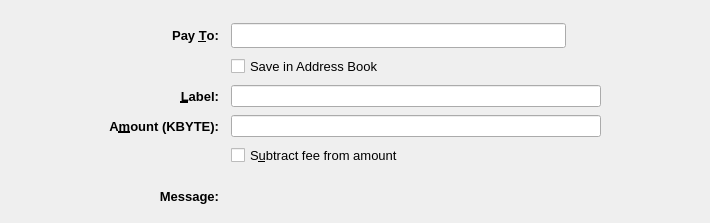
<?xml version="1.0" encoding="UTF-8"?>
<ui version="4.0">
 <class>SendCoinsEntry</class>
 <widget class="QStackedWidget" name="SendCoinsEntry">
  <property name="geometry">
   <rect>
    <x>0</x>
    <y>0</y>
    <width>710</width>
    <height>223</height>
   </rect>
  </property>
  <property name="focusPolicy">
   <enum>Qt::TabFocus</enum>
  </property>
  <property name="autoFillBackground">
   <bool>false</bool>
  </property>
  <property name="styleSheet">
   <string notr="true"/>
  </property>
  <property name="currentIndex">
   <number>0</number>
  </property>
  <widget class="QFrame" name="SendCoins">
   <property name="toolTip">
    <string>This is a normal payment.</string>
   </property>
   <property name="frameShape">
    <enum>QFrame::NoFrame</enum>
   </property>
   <layout class="QGridLayout" name="gridLayout">
    <property name="topMargin">
     <number>8</number>
    </property>
    <property name="bottomMargin">
     <number>4</number>
    </property>
    <property name="horizontalSpacing">
     <number>12</number>
    </property>
    <property name="verticalSpacing">
     <number>8</number>
    </property>
    <item row="1" column="0">
     <spacer name="horizontalSpacer">
      <property name="orientation">
       <enum>Qt::Horizontal</enum>
      </property>
      <property name="sizeType">
       <enum>QSizePolicy::Maximum</enum>
      </property>
      <property name="sizeHint" stdset="0">
       <size>
        <width>100</width>
        <height>20</height>
       </size>
      </property>
     </spacer>
    </item>
    <item row="3" column="2">
     <widget class="QLineEdit" name="addAsLabel">
      <property name="sizePolicy">
       <sizepolicy hsizetype="Expanding" vsizetype="Expanding">
        <horstretch>0</horstretch>
        <verstretch>0</verstretch>
       </sizepolicy>
      </property>
      <property name="toolTip">
       <string>Enter a label for this address to add it to the list of used addresses</string>
      </property>
      <property name="styleSheet">
       <string notr="true"/>
      </property>
     </widget>
    </item>
    <item row="0" column="2">
     <spacer name="verticalSpacer">
      <property name="orientation">
       <enum>Qt::Vertical</enum>
      </property>
      <property name="sizeHint" stdset="0">
       <size>
        <width>20</width>
        <height>40</height>
       </size>
      </property>
     </spacer>
    </item>
    <item row="1" column="3">
     <spacer name="horizontalSpacer_2">
      <property name="orientation">
       <enum>Qt::Horizontal</enum>
      </property>
      <property name="sizeType">
       <enum>QSizePolicy::Maximum</enum>
      </property>
      <property name="sizeHint" stdset="0">
       <size>
        <width>100</width>
        <height>20</height>
       </size>
      </property>
     </spacer>
    </item>
    <item row="12" column="2">
     <widget class="QLabel" name="messageTextLabel">
      <property name="toolTip">
       <string>A message that was attached to the kazubyte: URI which will be stored with the transaction for your reference. Note: This message will not be sent over the KazuByte network.</string>
      </property>
      <property name="styleSheet">
       <string notr="true"/>
      </property>
      <property name="textFormat">
       <enum>Qt::PlainText</enum>
      </property>
     </widget>
    </item>
    <item row="1" column="1">
     <widget class="QLabel" name="payToLabel">
      <property name="font">
       <font>
        <pointsize>10</pointsize>
        <weight>75</weight>
        <bold>true</bold>
       </font>
      </property>
      <property name="text">
       <string>Pay &amp;To:</string>
      </property>
      <property name="alignment">
       <set>Qt::AlignRight|Qt::AlignTrailing|Qt::AlignVCenter</set>
      </property>
      <property name="buddy">
       <cstring>payTo</cstring>
      </property>
     </widget>
    </item>
    <item row="12" column="1">
     <widget class="QLabel" name="messageLabel">
      <property name="font">
       <font>
        <pointsize>10</pointsize>
        <weight>75</weight>
        <bold>true</bold>
       </font>
      </property>
      <property name="text">
       <string>Message:</string>
      </property>
      <property name="alignment">
       <set>Qt::AlignRight|Qt::AlignTrailing|Qt::AlignVCenter</set>
      </property>
     </widget>
    </item>
    <item row="6" column="2">
     <layout class="QHBoxLayout" name="horizontalLayoutAmount" stretch="0">
      <item>
       <widget class="KazuByteAmountField" name="payAmount">
        <property name="sizePolicy">
         <sizepolicy hsizetype="Expanding" vsizetype="Expanding">
          <horstretch>0</horstretch>
          <verstretch>0</verstretch>
         </sizepolicy>
        </property>
        <property name="styleSheet">
         <string notr="true"/>
        </property>
       </widget>
      </item>
     </layout>
    </item>
    <item row="3" column="1">
     <widget class="QLabel" name="labellLabel">
      <property name="font">
       <font>
        <pointsize>10</pointsize>
        <weight>75</weight>
        <bold>true</bold>
       </font>
      </property>
      <property name="text">
       <string>&amp;Label:</string>
      </property>
      <property name="alignment">
       <set>Qt::AlignRight|Qt::AlignTrailing|Qt::AlignVCenter</set>
      </property>
      <property name="buddy">
       <cstring>addAsLabel</cstring>
      </property>
     </widget>
    </item>
    <item row="1" column="2">
     <layout class="QHBoxLayout" name="payToLayout">
      <property name="spacing">
       <number>0</number>
      </property>
      <item>
       <widget class="QValidatedLineEdit" name="payTo">
        <property name="sizePolicy">
         <sizepolicy hsizetype="Expanding" vsizetype="Expanding">
          <horstretch>0</horstretch>
          <verstretch>0</verstretch>
         </sizepolicy>
        </property>
        <property name="toolTip">
         <string>The KazuByte address to send the payment to</string>
        </property>
        <property name="styleSheet">
         <string notr="true"/>
        </property>
       </widget>
      </item>
      <item>
       <widget class="QToolButton" name="addressBookButton">
        <property name="toolTip">
         <string notr="true"/>
        </property>
        <property name="styleSheet">
         <string notr="true">border:0;background:transparent</string>
        </property>
        <property name="text">
         <string/>
        </property>
        <property name="icon">
         <iconset resource="../kazubyte.qrc">
          <normaloff>:/icons/address-book</normaloff>:/icons/address-book</iconset>
        </property>
        <property name="iconSize">
         <size>
          <width>22</width>
          <height>22</height>
         </size>
        </property>
        <property name="shortcut">
         <string>Alt+A</string>
        </property>
       </widget>
      </item>
      <item>
       <spacer name="horizontalSpacer_3">
        <property name="orientation">
         <enum>Qt::Horizontal</enum>
        </property>
        <property name="sizeType">
         <enum>QSizePolicy::Maximum</enum>
        </property>
        <property name="sizeHint" stdset="0">
         <size>
          <width>10</width>
          <height>20</height>
         </size>
        </property>
       </spacer>
      </item>
     </layout>
    </item>
    <item row="10" column="2">
     <spacer name="verticalSpacer_3">
      <property name="orientation">
       <enum>Qt::Vertical</enum>
      </property>
      <property name="sizeHint" stdset="0">
       <size>
        <width>20</width>
        <height>40</height>
       </size>
      </property>
     </spacer>
    </item>
    <item row="2" column="2">
     <widget class="QCheckBox" name="addressBookCheckBox">
      <property name="font">
       <font>
        <pointsize>10</pointsize>
       </font>
      </property>
      <property name="text">
       <string>Save in Address Book</string>
      </property>
     </widget>
    </item>
    <item row="6" column="1">
     <widget class="QLabel" name="amountLabel">
      <property name="font">
       <font>
        <pointsize>10</pointsize>
        <weight>75</weight>
        <bold>true</bold>
       </font>
      </property>
      <property name="text">
       <string>A&amp;mount (KBYTE):</string>
      </property>
      <property name="alignment">
       <set>Qt::AlignRight|Qt::AlignTrailing|Qt::AlignVCenter</set>
      </property>
      <property name="buddy">
       <cstring>payAmount</cstring>
      </property>
     </widget>
    </item>
    <item row="13" column="2">
     <spacer name="verticalSpacer_2">
      <property name="orientation">
       <enum>Qt::Vertical</enum>
      </property>
      <property name="sizeHint" stdset="0">
       <size>
        <width>20</width>
        <height>40</height>
       </size>
      </property>
     </spacer>
    </item>
    <item row="7" column="2">
     <widget class="QCheckBox" name="checkboxSubtractFeeFromAmount">
      <property name="font">
       <font>
        <pointsize>10</pointsize>
       </font>
      </property>
      <property name="toolTip">
       <string>The fee will be deducted from the amount being sent. The recipient will receive less kazubytes than you enter in the amount field. If multiple recipients are selected, the fee is split equally.</string>
      </property>
      <property name="text">
       <string>S&amp;ubtract fee from amount</string>
      </property>
     </widget>
    </item>
   </layout>
  </widget>
  <widget class="QFrame" name="SendCoins_UnauthenticatedPaymentRequest">
   <property name="palette">
    <palette>
     <active>
      <colorrole role="WindowText">
       <brush brushstyle="SolidPattern">
        <color alpha="255">
         <red>0</red>
         <green>0</green>
         <blue>0</blue>
        </color>
       </brush>
      </colorrole>
      <colorrole role="Button">
       <brush brushstyle="SolidPattern">
        <color alpha="255">
         <red>239</red>
         <green>241</green>
         <blue>244</blue>
        </color>
       </brush>
      </colorrole>
      <colorrole role="Light">
       <brush brushstyle="SolidPattern">
        <color alpha="255">
         <red>255</red>
         <green>255</green>
         <blue>255</blue>
        </color>
       </brush>
      </colorrole>
      <colorrole role="Midlight">
       <brush brushstyle="SolidPattern">
        <color alpha="255">
         <red>255</red>
         <green>255</green>
         <blue>191</blue>
        </color>
       </brush>
      </colorrole>
      <colorrole role="Dark">
       <brush brushstyle="SolidPattern">
        <color alpha="255">
         <red>127</red>
         <green>127</green>
         <blue>63</blue>
        </color>
       </brush>
      </colorrole>
      <colorrole role="Mid">
       <brush brushstyle="SolidPattern">
        <color alpha="255">
         <red>170</red>
         <green>170</green>
         <blue>84</blue>
        </color>
       </brush>
      </colorrole>
      <colorrole role="Text">
       <brush brushstyle="SolidPattern">
        <color alpha="255">
         <red>0</red>
         <green>0</green>
         <blue>0</blue>
        </color>
       </brush>
      </colorrole>
      <colorrole role="BrightText">
       <brush brushstyle="SolidPattern">
        <color alpha="255">
         <red>255</red>
         <green>255</green>
         <blue>255</blue>
        </color>
       </brush>
      </colorrole>
      <colorrole role="ButtonText">
       <brush brushstyle="SolidPattern">
        <color alpha="255">
         <red>0</red>
         <green>0</green>
         <blue>0</blue>
        </color>
       </brush>
      </colorrole>
      <colorrole role="Base">
       <brush brushstyle="SolidPattern">
        <color alpha="255">
         <red>239</red>
         <green>241</green>
         <blue>244</blue>
        </color>
       </brush>
      </colorrole>
      <colorrole role="Window">
       <brush brushstyle="SolidPattern">
        <color alpha="255">
         <red>239</red>
         <green>241</green>
         <blue>244</blue>
        </color>
       </brush>
      </colorrole>
      <colorrole role="Shadow">
       <brush brushstyle="SolidPattern">
        <color alpha="255">
         <red>0</red>
         <green>0</green>
         <blue>0</blue>
        </color>
       </brush>
      </colorrole>
      <colorrole role="AlternateBase">
       <brush brushstyle="SolidPattern">
        <color alpha="255">
         <red>255</red>
         <green>255</green>
         <blue>191</blue>
        </color>
       </brush>
      </colorrole>
      <colorrole role="ToolTipBase">
       <brush brushstyle="SolidPattern">
        <color alpha="255">
         <red>255</red>
         <green>255</green>
         <blue>220</blue>
        </color>
       </brush>
      </colorrole>
      <colorrole role="ToolTipText">
       <brush brushstyle="SolidPattern">
        <color alpha="255">
         <red>0</red>
         <green>0</green>
         <blue>0</blue>
        </color>
       </brush>
      </colorrole>
     </active>
     <inactive>
      <colorrole role="WindowText">
       <brush brushstyle="SolidPattern">
        <color alpha="255">
         <red>0</red>
         <green>0</green>
         <blue>0</blue>
        </color>
       </brush>
      </colorrole>
      <colorrole role="Button">
       <brush brushstyle="SolidPattern">
        <color alpha="255">
         <red>239</red>
         <green>241</green>
         <blue>244</blue>
        </color>
       </brush>
      </colorrole>
      <colorrole role="Light">
       <brush brushstyle="SolidPattern">
        <color alpha="255">
         <red>255</red>
         <green>255</green>
         <blue>255</blue>
        </color>
       </brush>
      </colorrole>
      <colorrole role="Midlight">
       <brush brushstyle="SolidPattern">
        <color alpha="255">
         <red>255</red>
         <green>255</green>
         <blue>191</blue>
        </color>
       </brush>
      </colorrole>
      <colorrole role="Dark">
       <brush brushstyle="SolidPattern">
        <color alpha="255">
         <red>127</red>
         <green>127</green>
         <blue>63</blue>
        </color>
       </brush>
      </colorrole>
      <colorrole role="Mid">
       <brush brushstyle="SolidPattern">
        <color alpha="255">
         <red>170</red>
         <green>170</green>
         <blue>84</blue>
        </color>
       </brush>
      </colorrole>
      <colorrole role="Text">
       <brush brushstyle="SolidPattern">
        <color alpha="255">
         <red>0</red>
         <green>0</green>
         <blue>0</blue>
        </color>
       </brush>
      </colorrole>
      <colorrole role="BrightText">
       <brush brushstyle="SolidPattern">
        <color alpha="255">
         <red>255</red>
         <green>255</green>
         <blue>255</blue>
        </color>
       </brush>
      </colorrole>
      <colorrole role="ButtonText">
       <brush brushstyle="SolidPattern">
        <color alpha="255">
         <red>0</red>
         <green>0</green>
         <blue>0</blue>
        </color>
       </brush>
      </colorrole>
      <colorrole role="Base">
       <brush brushstyle="SolidPattern">
        <color alpha="255">
         <red>239</red>
         <green>241</green>
         <blue>244</blue>
        </color>
       </brush>
      </colorrole>
      <colorrole role="Window">
       <brush brushstyle="SolidPattern">
        <color alpha="255">
         <red>239</red>
         <green>241</green>
         <blue>244</blue>
        </color>
       </brush>
      </colorrole>
      <colorrole role="Shadow">
       <brush brushstyle="SolidPattern">
        <color alpha="255">
         <red>0</red>
         <green>0</green>
         <blue>0</blue>
        </color>
       </brush>
      </colorrole>
      <colorrole role="AlternateBase">
       <brush brushstyle="SolidPattern">
        <color alpha="255">
         <red>255</red>
         <green>255</green>
         <blue>191</blue>
        </color>
       </brush>
      </colorrole>
      <colorrole role="ToolTipBase">
       <brush brushstyle="SolidPattern">
        <color alpha="255">
         <red>255</red>
         <green>255</green>
         <blue>220</blue>
        </color>
       </brush>
      </colorrole>
      <colorrole role="ToolTipText">
       <brush brushstyle="SolidPattern">
        <color alpha="255">
         <red>0</red>
         <green>0</green>
         <blue>0</blue>
        </color>
       </brush>
      </colorrole>
     </inactive>
     <disabled>
      <colorrole role="WindowText">
       <brush brushstyle="SolidPattern">
        <color alpha="255">
         <red>127</red>
         <green>127</green>
         <blue>63</blue>
        </color>
       </brush>
      </colorrole>
      <colorrole role="Button">
       <brush brushstyle="SolidPattern">
        <color alpha="255">
         <red>239</red>
         <green>241</green>
         <blue>244</blue>
        </color>
       </brush>
      </colorrole>
      <colorrole role="Light">
       <brush brushstyle="SolidPattern">
        <color alpha="255">
         <red>255</red>
         <green>255</green>
         <blue>255</blue>
        </color>
       </brush>
      </colorrole>
      <colorrole role="Midlight">
       <brush brushstyle="SolidPattern">
        <color alpha="255">
         <red>255</red>
         <green>255</green>
         <blue>191</blue>
        </color>
       </brush>
      </colorrole>
      <colorrole role="Dark">
       <brush brushstyle="SolidPattern">
        <color alpha="255">
         <red>127</red>
         <green>127</green>
         <blue>63</blue>
        </color>
       </brush>
      </colorrole>
      <colorrole role="Mid">
       <brush brushstyle="SolidPattern">
        <color alpha="255">
         <red>170</red>
         <green>170</green>
         <blue>84</blue>
        </color>
       </brush>
      </colorrole>
      <colorrole role="Text">
       <brush brushstyle="SolidPattern">
        <color alpha="255">
         <red>127</red>
         <green>127</green>
         <blue>63</blue>
        </color>
       </brush>
      </colorrole>
      <colorrole role="BrightText">
       <brush brushstyle="SolidPattern">
        <color alpha="255">
         <red>255</red>
         <green>255</green>
         <blue>255</blue>
        </color>
       </brush>
      </colorrole>
      <colorrole role="ButtonText">
       <brush brushstyle="SolidPattern">
        <color alpha="255">
         <red>127</red>
         <green>127</green>
         <blue>63</blue>
        </color>
       </brush>
      </colorrole>
      <colorrole role="Base">
       <brush brushstyle="SolidPattern">
        <color alpha="255">
         <red>239</red>
         <green>241</green>
         <blue>244</blue>
        </color>
       </brush>
      </colorrole>
      <colorrole role="Window">
       <brush brushstyle="SolidPattern">
        <color alpha="255">
         <red>239</red>
         <green>241</green>
         <blue>244</blue>
        </color>
       </brush>
      </colorrole>
      <colorrole role="Shadow">
       <brush brushstyle="SolidPattern">
        <color alpha="255">
         <red>0</red>
         <green>0</green>
         <blue>0</blue>
        </color>
       </brush>
      </colorrole>
      <colorrole role="AlternateBase">
       <brush brushstyle="SolidPattern">
        <color alpha="255">
         <red>255</red>
         <green>255</green>
         <blue>127</blue>
        </color>
       </brush>
      </colorrole>
      <colorrole role="ToolTipBase">
       <brush brushstyle="SolidPattern">
        <color alpha="255">
         <red>255</red>
         <green>255</green>
         <blue>220</blue>
        </color>
       </brush>
      </colorrole>
      <colorrole role="ToolTipText">
       <brush brushstyle="SolidPattern">
        <color alpha="255">
         <red>0</red>
         <green>0</green>
         <blue>0</blue>
        </color>
       </brush>
      </colorrole>
     </disabled>
    </palette>
   </property>
   <property name="toolTip">
    <string>This is an unauthenticated payment request.</string>
   </property>
   <property name="autoFillBackground">
    <bool>false</bool>
   </property>
   <property name="frameShape">
    <enum>QFrame::NoFrame</enum>
   </property>
   <layout class="QGridLayout" name="gridLayout_is">
    <property name="spacing">
     <number>12</number>
    </property>
    <item row="0" column="0">
     <widget class="QLabel" name="payToLabel_is">
      <property name="text">
       <string>Pay To:</string>
      </property>
      <property name="alignment">
       <set>Qt::AlignRight|Qt::AlignTrailing|Qt::AlignVCenter</set>
      </property>
     </widget>
    </item>
    <item row="0" column="1">
     <layout class="QHBoxLayout" name="payToLayout_is">
      <property name="spacing">
       <number>0</number>
      </property>
      <item>
       <widget class="QLabel" name="payTo_is">
        <property name="styleSheet">
         <string notr="true">background: #fff; border-radius: 4px; border: 1px solid #000; padding:2px</string>
        </property>
       </widget>
      </item>
      <item>
       <widget class="QToolButton" name="deleteButton_is">
        <property name="toolTip">
         <string>Remove this entry</string>
        </property>
        <property name="text">
         <string/>
        </property>
        <property name="icon">
         <iconset resource="../kazubyte.qrc">
          <normaloff>:/icons/remove</normaloff>:/icons/remove</iconset>
        </property>
       </widget>
      </item>
     </layout>
    </item>
    <item row="1" column="0">
     <widget class="QLabel" name="memoLabel_is">
      <property name="text">
       <string>Memo:</string>
      </property>
      <property name="alignment">
       <set>Qt::AlignRight|Qt::AlignTrailing|Qt::AlignVCenter</set>
      </property>
     </widget>
    </item>
    <item row="1" column="1">
     <widget class="QLabel" name="memoTextLabel_is">
      <property name="styleSheet">
       <string notr="true">background: #fff; border-radius: 4px; border: 1px solid #000; padding:2px</string>
      </property>
      <property name="textFormat">
       <enum>Qt::PlainText</enum>
      </property>
     </widget>
    </item>
    <item row="2" column="0">
     <widget class="QLabel" name="amountLabel_is">
      <property name="text">
       <string>A&amp;mount:</string>
      </property>
      <property name="alignment">
       <set>Qt::AlignRight|Qt::AlignTrailing|Qt::AlignVCenter</set>
      </property>
      <property name="buddy">
       <cstring>payAmount_is</cstring>
      </property>
     </widget>
    </item>
    <item row="2" column="1">
     <widget class="KazuByteAmountField" name="payAmount_is">
      <property name="acceptDrops">
       <bool>false</bool>
      </property>
      <property name="styleSheet">
       <string notr="true">background: #fff; border-radius: 4px; border: 1px solid #000; padding:2px</string>
      </property>
     </widget>
    </item>
   </layout>
  </widget>
  <widget class="QFrame" name="SendCoins_AuthenticatedPaymentRequest">
   <property name="palette">
    <palette>
     <active>
      <colorrole role="WindowText">
       <brush brushstyle="SolidPattern">
        <color alpha="255">
         <red>0</red>
         <green>0</green>
         <blue>0</blue>
        </color>
       </brush>
      </colorrole>
      <colorrole role="Button">
       <brush brushstyle="SolidPattern">
        <color alpha="255">
         <red>239</red>
         <green>241</green>
         <blue>244</blue>
        </color>
       </brush>
      </colorrole>
      <colorrole role="Light">
       <brush brushstyle="SolidPattern">
        <color alpha="255">
         <red>230</red>
         <green>255</green>
         <blue>224</blue>
        </color>
       </brush>
      </colorrole>
      <colorrole role="Midlight">
       <brush brushstyle="SolidPattern">
        <color alpha="255">
         <red>185</red>
         <green>243</green>
         <blue>171</blue>
        </color>
       </brush>
      </colorrole>
      <colorrole role="Dark">
       <brush brushstyle="SolidPattern">
        <color alpha="255">
         <red>70</red>
         <green>116</green>
         <blue>59</blue>
        </color>
       </brush>
      </colorrole>
      <colorrole role="Mid">
       <brush brushstyle="SolidPattern">
        <color alpha="255">
         <red>93</red>
         <green>155</green>
         <blue>79</blue>
        </color>
       </brush>
      </colorrole>
      <colorrole role="Text">
       <brush brushstyle="SolidPattern">
        <color alpha="255">
         <red>0</red>
         <green>0</green>
         <blue>0</blue>
        </color>
       </brush>
      </colorrole>
      <colorrole role="BrightText">
       <brush brushstyle="SolidPattern">
        <color alpha="255">
         <red>155</red>
         <green>255</green>
         <blue>147</blue>
        </color>
       </brush>
      </colorrole>
      <colorrole role="ButtonText">
       <brush brushstyle="SolidPattern">
        <color alpha="255">
         <red>0</red>
         <green>0</green>
         <blue>0</blue>
        </color>
       </brush>
      </colorrole>
      <colorrole role="Base">
       <brush brushstyle="SolidPattern">
        <color alpha="255">
         <red>239</red>
         <green>241</green>
         <blue>244</blue>
        </color>
       </brush>
      </colorrole>
      <colorrole role="Window">
       <brush brushstyle="SolidPattern">
        <color alpha="255">
         <red>239</red>
         <green>241</green>
         <blue>244</blue>
        </color>
       </brush>
      </colorrole>
      <colorrole role="Shadow">
       <brush brushstyle="SolidPattern">
        <color alpha="255">
         <red>0</red>
         <green>0</green>
         <blue>0</blue>
        </color>
       </brush>
      </colorrole>
      <colorrole role="AlternateBase">
       <brush brushstyle="SolidPattern">
        <color alpha="255">
         <red>197</red>
         <green>243</green>
         <blue>187</blue>
        </color>
       </brush>
      </colorrole>
      <colorrole role="NoRole">
       <brush brushstyle="SolidPattern">
        <color alpha="255">
         <red>125</red>
         <green>194</green>
         <blue>122</blue>
        </color>
       </brush>
      </colorrole>
      <colorrole role="ToolTipBase">
       <brush brushstyle="SolidPattern">
        <color alpha="255">
         <red>255</red>
         <green>255</green>
         <blue>220</blue>
        </color>
       </brush>
      </colorrole>
      <colorrole role="ToolTipText">
       <brush brushstyle="SolidPattern">
        <color alpha="255">
         <red>0</red>
         <green>0</green>
         <blue>0</blue>
        </color>
       </brush>
      </colorrole>
     </active>
     <inactive>
      <colorrole role="WindowText">
       <brush brushstyle="SolidPattern">
        <color alpha="255">
         <red>0</red>
         <green>0</green>
         <blue>0</blue>
        </color>
       </brush>
      </colorrole>
      <colorrole role="Button">
       <brush brushstyle="SolidPattern">
        <color alpha="255">
         <red>239</red>
         <green>241</green>
         <blue>244</blue>
        </color>
       </brush>
      </colorrole>
      <colorrole role="Light">
       <brush brushstyle="SolidPattern">
        <color alpha="255">
         <red>230</red>
         <green>255</green>
         <blue>224</blue>
        </color>
       </brush>
      </colorrole>
      <colorrole role="Midlight">
       <brush brushstyle="SolidPattern">
        <color alpha="255">
         <red>185</red>
         <green>243</green>
         <blue>171</blue>
        </color>
       </brush>
      </colorrole>
      <colorrole role="Dark">
       <brush brushstyle="SolidPattern">
        <color alpha="255">
         <red>70</red>
         <green>116</green>
         <blue>59</blue>
        </color>
       </brush>
      </colorrole>
      <colorrole role="Mid">
       <brush brushstyle="SolidPattern">
        <color alpha="255">
         <red>93</red>
         <green>155</green>
         <blue>79</blue>
        </color>
       </brush>
      </colorrole>
      <colorrole role="Text">
       <brush brushstyle="SolidPattern">
        <color alpha="255">
         <red>0</red>
         <green>0</green>
         <blue>0</blue>
        </color>
       </brush>
      </colorrole>
      <colorrole role="BrightText">
       <brush brushstyle="SolidPattern">
        <color alpha="255">
         <red>155</red>
         <green>255</green>
         <blue>147</blue>
        </color>
       </brush>
      </colorrole>
      <colorrole role="ButtonText">
       <brush brushstyle="SolidPattern">
        <color alpha="255">
         <red>0</red>
         <green>0</green>
         <blue>0</blue>
        </color>
       </brush>
      </colorrole>
      <colorrole role="Base">
       <brush brushstyle="SolidPattern">
        <color alpha="255">
         <red>239</red>
         <green>241</green>
         <blue>244</blue>
        </color>
       </brush>
      </colorrole>
      <colorrole role="Window">
       <brush brushstyle="SolidPattern">
        <color alpha="255">
         <red>239</red>
         <green>241</green>
         <blue>244</blue>
        </color>
       </brush>
      </colorrole>
      <colorrole role="Shadow">
       <brush brushstyle="SolidPattern">
        <color alpha="255">
         <red>0</red>
         <green>0</green>
         <blue>0</blue>
        </color>
       </brush>
      </colorrole>
      <colorrole role="AlternateBase">
       <brush brushstyle="SolidPattern">
        <color alpha="255">
         <red>197</red>
         <green>243</green>
         <blue>187</blue>
        </color>
       </brush>
      </colorrole>
      <colorrole role="NoRole">
       <brush brushstyle="SolidPattern">
        <color alpha="255">
         <red>125</red>
         <green>194</green>
         <blue>122</blue>
        </color>
       </brush>
      </colorrole>
      <colorrole role="ToolTipBase">
       <brush brushstyle="SolidPattern">
        <color alpha="255">
         <red>255</red>
         <green>255</green>
         <blue>220</blue>
        </color>
       </brush>
      </colorrole>
      <colorrole role="ToolTipText">
       <brush brushstyle="SolidPattern">
        <color alpha="255">
         <red>0</red>
         <green>0</green>
         <blue>0</blue>
        </color>
       </brush>
      </colorrole>
     </inactive>
     <disabled>
      <colorrole role="WindowText">
       <brush brushstyle="SolidPattern">
        <color alpha="255">
         <red>70</red>
         <green>116</green>
         <blue>59</blue>
        </color>
       </brush>
      </colorrole>
      <colorrole role="Button">
       <brush brushstyle="SolidPattern">
        <color alpha="255">
         <red>239</red>
         <green>241</green>
         <blue>244</blue>
        </color>
       </brush>
      </colorrole>
      <colorrole role="Light">
       <brush brushstyle="SolidPattern">
        <color alpha="255">
         <red>230</red>
         <green>255</green>
         <blue>224</blue>
        </color>
       </brush>
      </colorrole>
      <colorrole role="Midlight">
       <brush brushstyle="SolidPattern">
        <color alpha="255">
         <red>185</red>
         <green>243</green>
         <blue>171</blue>
        </color>
       </brush>
      </colorrole>
      <colorrole role="Dark">
       <brush brushstyle="SolidPattern">
        <color alpha="255">
         <red>70</red>
         <green>116</green>
         <blue>59</blue>
        </color>
       </brush>
      </colorrole>
      <colorrole role="Mid">
       <brush brushstyle="SolidPattern">
        <color alpha="255">
         <red>93</red>
         <green>155</green>
         <blue>79</blue>
        </color>
       </brush>
      </colorrole>
      <colorrole role="Text">
       <brush brushstyle="SolidPattern">
        <color alpha="255">
         <red>70</red>
         <green>116</green>
         <blue>59</blue>
        </color>
       </brush>
      </colorrole>
      <colorrole role="BrightText">
       <brush brushstyle="SolidPattern">
        <color alpha="255">
         <red>155</red>
         <green>255</green>
         <blue>147</blue>
        </color>
       </brush>
      </colorrole>
      <colorrole role="ButtonText">
       <brush brushstyle="SolidPattern">
        <color alpha="255">
         <red>70</red>
         <green>116</green>
         <blue>59</blue>
        </color>
       </brush>
      </colorrole>
      <colorrole role="Base">
       <brush brushstyle="SolidPattern">
        <color alpha="255">
         <red>239</red>
         <green>241</green>
         <blue>244</blue>
        </color>
       </brush>
      </colorrole>
      <colorrole role="Window">
       <brush brushstyle="SolidPattern">
        <color alpha="255">
         <red>239</red>
         <green>241</green>
         <blue>244</blue>
        </color>
       </brush>
      </colorrole>
      <colorrole role="Shadow">
       <brush brushstyle="SolidPattern">
        <color alpha="255">
         <red>0</red>
         <green>0</green>
         <blue>0</blue>
        </color>
       </brush>
      </colorrole>
      <colorrole role="AlternateBase">
       <brush brushstyle="SolidPattern">
        <color alpha="255">
         <red>140</red>
         <green>232</green>
         <blue>119</blue>
        </color>
       </brush>
      </colorrole>
      <colorrole role="NoRole">
       <brush brushstyle="SolidPattern">
        <color alpha="255">
         <red>125</red>
         <green>194</green>
         <blue>122</blue>
        </color>
       </brush>
      </colorrole>
      <colorrole role="ToolTipBase">
       <brush brushstyle="SolidPattern">
        <color alpha="255">
         <red>255</red>
         <green>255</green>
         <blue>220</blue>
        </color>
       </brush>
      </colorrole>
      <colorrole role="ToolTipText">
       <brush brushstyle="SolidPattern">
        <color alpha="255">
         <red>0</red>
         <green>0</green>
         <blue>0</blue>
        </color>
       </brush>
      </colorrole>
     </disabled>
    </palette>
   </property>
   <property name="toolTip">
    <string>This is an authenticated payment request.</string>
   </property>
   <property name="autoFillBackground">
    <bool>false</bool>
   </property>
   <property name="styleSheet">
    <string notr="true">background: #eff1f4; border: 0</string>
   </property>
   <property name="frameShape">
    <enum>QFrame::NoFrame</enum>
   </property>
   <layout class="QGridLayout" name="gridLayout_s">
    <property name="spacing">
     <number>12</number>
    </property>
    <item row="0" column="0">
     <widget class="QLabel" name="payToLabel_s">
      <property name="text">
       <string>Pay To:</string>
      </property>
      <property name="alignment">
       <set>Qt::AlignRight|Qt::AlignTrailing|Qt::AlignVCenter</set>
      </property>
     </widget>
    </item>
    <item row="0" column="1">
     <layout class="QHBoxLayout" name="payToLayout_s">
      <property name="spacing">
       <number>0</number>
      </property>
      <item>
       <widget class="QLabel" name="payTo_s">
        <property name="styleSheet">
         <string notr="true">background: #fff; border-radius: 4px; border: 1px solid #000; padding:2px</string>
        </property>
        <property name="textFormat">
         <enum>Qt::PlainText</enum>
        </property>
       </widget>
      </item>
      <item>
       <widget class="QToolButton" name="deleteButton_s">
        <property name="toolTip">
         <string>Remove this entry</string>
        </property>
        <property name="text">
         <string/>
        </property>
        <property name="icon">
         <iconset resource="../kazubyte.qrc">
          <normaloff>:/icons/remove</normaloff>:/icons/remove</iconset>
        </property>
       </widget>
      </item>
     </layout>
    </item>
    <item row="1" column="0">
     <widget class="QLabel" name="memoLabel_s">
      <property name="text">
       <string>Memo:</string>
      </property>
      <property name="alignment">
       <set>Qt::AlignRight|Qt::AlignTrailing|Qt::AlignVCenter</set>
      </property>
     </widget>
    </item>
    <item row="1" column="1">
     <widget class="QLabel" name="memoTextLabel_s">
      <property name="styleSheet">
       <string notr="true">background: #fff; border-radius: 4px; border: 1px solid #000; padding:2px</string>
      </property>
      <property name="textFormat">
       <enum>Qt::PlainText</enum>
      </property>
     </widget>
    </item>
    <item row="2" column="0">
     <widget class="QLabel" name="amountLabel_s">
      <property name="text">
       <string>A&amp;mount:</string>
      </property>
      <property name="alignment">
       <set>Qt::AlignRight|Qt::AlignTrailing|Qt::AlignVCenter</set>
      </property>
      <property name="buddy">
       <cstring>payAmount_s</cstring>
      </property>
     </widget>
    </item>
    <item row="2" column="1">
     <widget class="KazuByteAmountField" name="payAmount_s">
      <property name="acceptDrops">
       <bool>false</bool>
      </property>
      <property name="styleSheet">
       <string notr="true">background: #fff; border-radius: 4px; border: 1px solid #000; padding:2px</string>
      </property>
     </widget>
    </item>
   </layout>
  </widget>
 </widget>
 <customwidgets>
  <customwidget>
   <class>QValidatedLineEdit</class>
   <extends>QLineEdit</extends>
   <header>qvalidatedlineedit.h</header>
  </customwidget>
  <customwidget>
   <class>KazuByteAmountField</class>
   <extends>QLineEdit</extends>
   <header>kazubyteamountfield.h</header>
   <container>1</container>
  </customwidget>
 </customwidgets>
 <tabstops>
  <tabstop>payTo</tabstop>
  <tabstop>addressBookButton</tabstop>
  <tabstop>payAmount</tabstop>
  <tabstop>payAmount_is</tabstop>
  <tabstop>deleteButton_is</tabstop>
  <tabstop>payAmount_s</tabstop>
  <tabstop>deleteButton_s</tabstop>
 </tabstops>
 <resources>
  <include location="../kazubyte.qrc"/>
 </resources>
 <connections/>
</ui>
